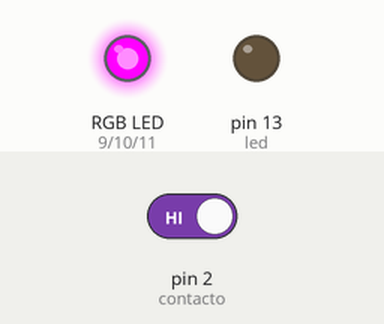
The sketch below on a simulated Arduino Uno, built with avr-gcc and run on an emulated ATmega328P. On the bench: an RGB LED mixed from three pins (HIGH = lit), output pins drawn as LEDs (lit = HIGH). Dashed ring = blinking. The test bench sets the inputs (shaded band); at power-on: pin 2 (contacto) HIGH.

Above: at 10.8 s.
10.9 s: pin 2 (contacto) driven LOW
At 13.8 s:
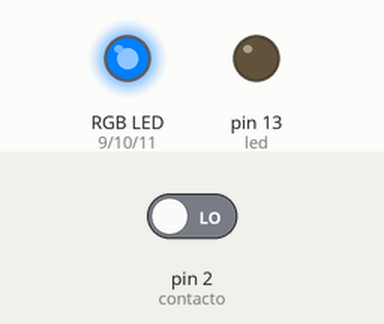
At 16.4 s:
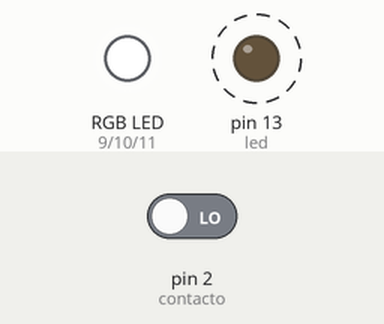
18.5 s: pin 2 (contacto) driven HIGH
At 19.4 s:
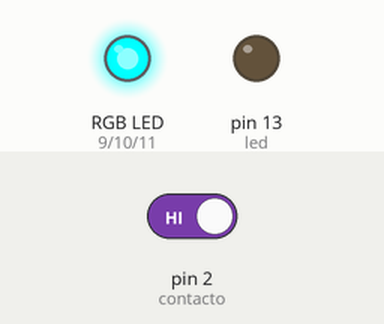
Timing chart, 0 to 30.5 s (numbered marks = the images above; inputs shaded):
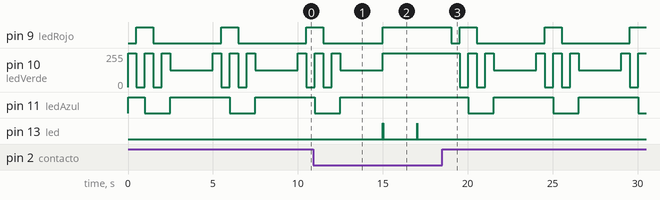

Measured:
- after the input at 10.9 s, pin 11 (ledAzul): goes on until 12.5 s, then stays HIGH; pin 13 (led): alternates HIGH for 0.02 s and LOW for 2.0 s, starting after 4.1 s
- after the input at 18.5 s, pin 9 (ledRojo): HIGH → LOW after 0.54 s, then repeats every 5.0 s: HIGH 1.0 s, LOW 4.0 s; pin 10 (ledVerde): 255/255 → 0/255 after 1.0 s, then repeats every 5.0 s: 255/255 0.50 s, 0/255 0.50 s, 255/255 0.50 s, 127/255 2.5 s, 255/255 0.50 s, 0/255 0.50 s
- by itself, pin 9 (ledRojo): alternates HIGH for 1.0 s and LOW for 4.0 s
- by itself, pin 10 (ledVerde): repeats every 5.0 s: 2 × (0/255 0.50 s, 255/255 0.50 s), 127/255 2.5 s, 255/255 0.50 s

The sketch:

Puerta.ino
```cpp
#include "LowPower.h"

const int contacto = 2; //Pin asignado al reed switch
const int led = 13; //Pin asignado al LED
int value = LOW;
int ledRojo = 9; //Declara Pin LED Rojo
int ledVerde = 10; //Declara Pin LED Verde
int ledAzul = 11; //Declara Pin LED Azul

//------------------------------------
//Funcion principal
//------------------------------------
void setup() { // Se ejecuta cada vez que el Arduino se inicia
  pinMode(contacto, INPUT_PULLUP); //El reed switch como una entrada
  pinMode(led, OUTPUT); //El LED como una salida
  pinMode(ledRojo, OUTPUT); //El LED Rojo como una salida
  pinMode(ledVerde, OUTPUT); //El LED Verde como una salida
  pinMode(ledAzul, OUTPUT); //El LED Azul como una salida
}

//------------------------------------
//Funcion ciclica
//------------------------------------
void loop() { // Esta función se mantiene ejecutando
  value = digitalRead(contacto);
  color(0, 0, 0);
  if (value == LOW) {
    parpadeo();
  } else{
    colores();
  }
  apagado();
}

void apagado(){
    LowPower.powerDown(SLEEP_2S, ADC_OFF, BOD_OFF);
}

//------------------------------------
//Funcion led
//------------------------------------
void parpadeo() { // Esta funcion se mantiene ejecutando
  if (value == LOW) {
    digitalWrite(led, HIGH); //Prende el LED
    delay(20); //Tiempo
    digitalWrite(led, LOW); //Apaga el LED
    // Si el iman esta lejos del reed switch
  } else {
    digitalWrite(led, LOW); //Mantiene apagado el LED
  } //Fin del if
}

//------------------------------------
//Funcion color
//------------------------------------
void color(int rojo, int verde, int azul) { //Escritura de PWM del color Rojo
  analogWrite(ledRojo, 255 - rojo); //Escritura de PWM del color Verde
  analogWrite(ledVerde, 255 - verde);
  //Escritura de PWM del color Azul
  analogWrite(ledAzul, 255 - azul);
}

void colores(){
    // Llamado a la función Color que recibe
    // 1er posicion: Intensidad Rojo
    // 2da posición: Intensidad Verde
    // 3ra posición: Intensidad Azul
    color(255, 0, 0);     //Rojo
    delay(500);
    color(0, 255, 0);     //Verde
    delay(500);
    color(0, 0, 255);     //Azul
    delay(500);
    color(255, 255, 255); //Blanco
    delay(500);
    color(255, 0, 255);   //Magenta
    delay(500);
    color(255, 128, 0); //Naranja
    delay(500);
}
//Fin del programa
```
